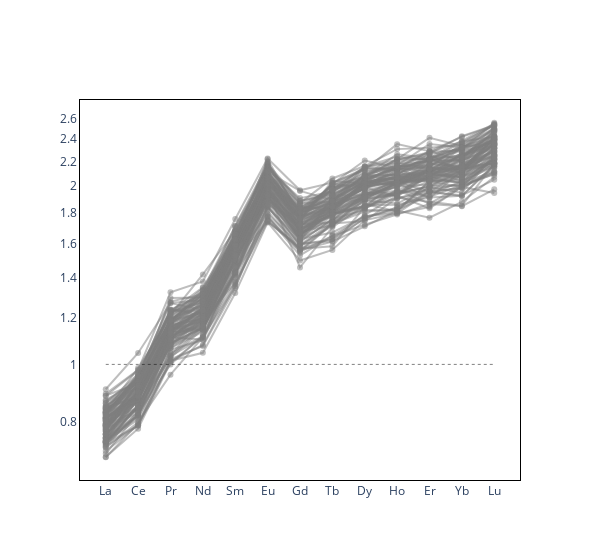

Source (notebook cell):
### Code cell
lambda_labels = (
    ree_df.pyrochem.lambda_lnREE(anomalies=["Eu"])
    .apply(lambda x: x.apply(lambda y: "{}: {:2.2f}".format(x.name, y)))
    .agg("<br>".join, axis=1)
)

with Backend("plotly"):
    fig = ree_df.pyroplot.spider(
        unity_line=True, color="0.5", alpha=0.5, width=600, text=lambda_labels
    )
fig
